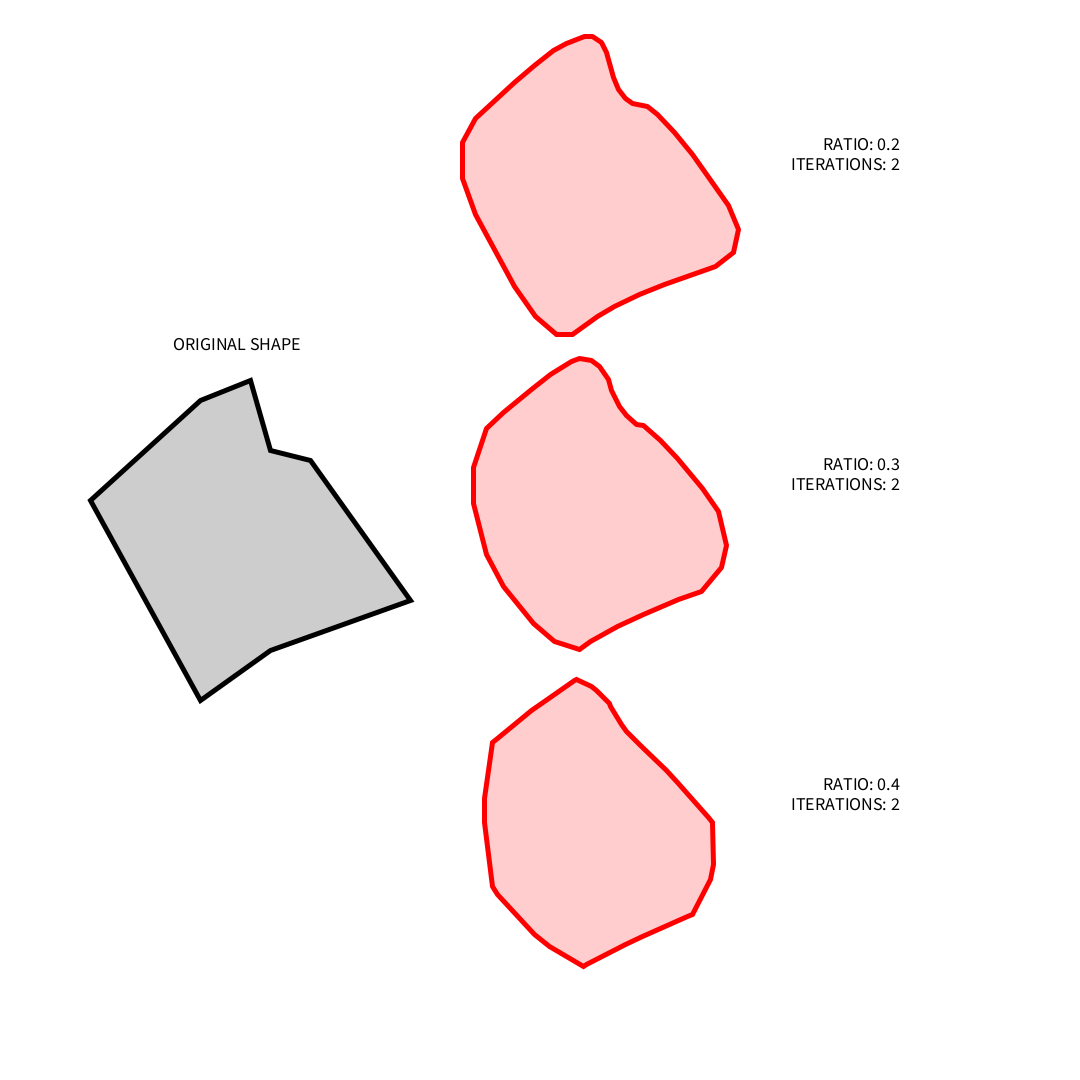
Frame 1 (no input)
Frame 60 (the mouse pressed at the canvas centre just before this capture): identical to frame 1, image omitted
Frame 120 (the mouse held since frame 60 and released just before this capture): identical to frame 1, image omitted

The Processing sketch that drew this single still picture (run headless with seeded random() and noise(); from frame 60 on, the mouse is pressed at the canvas centre):

// Processing sketch: chaikin02
// ── chaikin02.pde

float[] ratios = {0.2, 0.3, 0.4};
int[] iterations = {2, 2, 2};
ArrayList<PVector> dots1;
ArrayList<PVector>[] chaikins;

void setup() {
  size(1080, 1080);
  
  dots1 = new ArrayList<PVector>();
  dots1.add(new PVector(40, 300));
  dots1.add(new PVector(150, 200));
  dots1.add(new PVector(200, 180));
  dots1.add(new PVector(220, 250));
  dots1.add(new PVector(260, 260));
  dots1.add(new PVector(360, 400));
  dots1.add(new PVector(220, 450));
  dots1.add(new PVector(150, 500));
  
  chaikins = new ArrayList[3];
  for(int i=0; i<chaikins.length; i++){
    chaikins[i] = chaikin(dots1, ratios[i], iterations[i], true);
  }
}
  
void draw() {
  
  background(255);
  fill(0); textSize(18); textAlign(RIGHT);
  
  pushMatrix();
  translate(50, 200);
  text("ORIGINAL SHAPE", 250, 150);
  displayShape(dots1, color(0), 5);
  popMatrix();
  
  translate(400, -350);
  for(int i=0; i<chaikins.length; i++){
    pushMatrix();
    translate(0, 200 + i*320);
    text("RATIO: "+ ratios[i], 500, 300);
    text("ITERATIONS: "+ iterations[i], 500, 320);
    displayShape(chaikins[i], color(255, 0, 0), 5);
    popMatrix();
  }

}

void displayShape(ArrayList<PVector> points, color c, float s){
  pushStyle();
  fill(c, 50); stroke(c); strokeWeight(s);
  beginShape();
  for(PVector p : points){
    vertex(p.x, p.y);
  }
  endShape(CLOSE);
  popStyle();
}

ArrayList<PVector> chaikinCut(PVector a, PVector b, float ratio){
  
  ArrayList<PVector> n = new ArrayList();
  ratio = (ratio > 0.5) ? (1 - ratio) : ratio;

  PVector p1 = PVector.lerp(a, b, ratio);
  n.add(p1);

  PVector p2 = PVector.lerp(b, a, ratio);
  n.add(p2);

  return n;
}

ArrayList<PVector> chaikin(ArrayList<PVector> shape, float ratio, int iterations, boolean closed){
  if(iterations==0){
    return shape;
  }
  else {
    ArrayList<PVector> nextShape = new ArrayList<PVector>();

    int numCorners = shape.size();
    if (!closed) {
      numCorners = shape.size() - 1;
    }

    for (int i = 0; i < numCorners; i++) {
      PVector a = shape.get(i);
      PVector b = shape.get((i + 1) % shape.size());

      ArrayList<PVector> n = chaikinCut(a, b, ratio);
      if (!closed && i == 0) {
          nextShape.add(a.copy());
          nextShape.add(n.get(1).copy());
      } else if (!closed && i == numCorners - 1) {
          nextShape.add(n.get(0).copy());
          nextShape.add(b.copy());
      } else {
          nextShape.add(n.get(0).copy());
          nextShape.add(n.get(1).copy());
      }
    }
    return chaikin(nextShape, ratio, iterations - 1, closed);
  }
}
